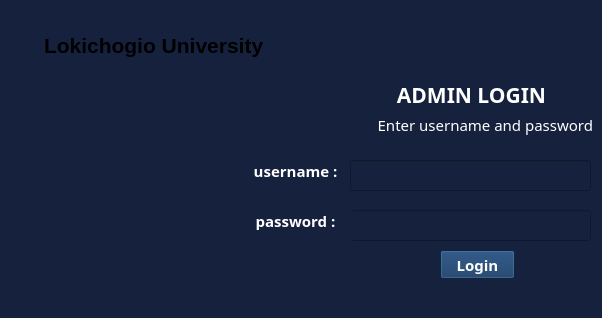
    <widget class="QWidget" name="tab">
     <property name="font">
      <font>
       <pointsize>14</pointsize>
      </font>
     </property>
     <property name="styleSheet">
      <string notr="true">background-color: rgb(22, 33, 62);</string>
     </property>
     <attribute name="title">
      <string>Login</string>
     </attribute>
     <widget class="QLabel" name="label_2">
      <property name="geometry">
       <rect>
        <x>350</x>
        <y>80</y>
        <width>243</width>
        <height>29</height>
       </rect>
      </property>
      <property name="font">
       <font>
        <family>Poppins</family>
        <pointsize>16</pointsize>
        <weight>75</weight>
        <bold>true</bold>
        <kerning>true</kerning>
       </font>
      </property>
      <property name="layoutDirection">
       <enum>Qt::LeftToRight</enum>
      </property>
      <property name="styleSheet">
       <string notr="true">color: rgb(255, 255, 255);</string>
      </property>
      <property name="text">
       <string>ADMIN LOGIN</string>
      </property>
      <property name="scaledContents">
       <bool>true</bool>
      </property>
      <property name="alignment">
       <set>Qt::AlignCenter</set>
      </property>
     </widget>
     <widget class="QLabel" name="label_3">
      <property name="geometry">
       <rect>
        <x>350</x>
        <y>110</y>
        <width>243</width>
        <height>29</height>
       </rect>
      </property>
      <property name="font">
       <font>
        <family>Poppins</family>
        <pointsize>11</pointsize>
        <weight>50</weight>
        <italic>false</italic>
        <bold>false</bold>
        <kerning>true</kerning>
       </font>
      </property>
      <property name="layoutDirection">
       <enum>Qt::LeftToRight</enum>
      </property>
      <property name="styleSheet">
       <string notr="true">color: rgb(255, 255, 255);</string>
      </property>
      <property name="text">
       <string>Enter username and password</string>
      </property>
      <property name="scaledContents">
       <bool>true</bool>
      </property>
      <property name="alignment">
       <set>Qt::AlignRight|Qt::AlignTrailing|Qt::AlignVCenter</set>
      </property>
     </widget>
     <widget class="QLabel" name="label_4">
      <property name="geometry">
       <rect>
        <x>240</x>
        <y>150</y>
        <width>111</width>
        <height>41</height>
       </rect>
      </property>
      <property name="font">
       <font>
        <family>Poppins</family>
        <pointsize>11</pointsize>
        <weight>75</weight>
        <italic>false</italic>
        <bold>true</bold>
        <kerning>true</kerning>
       </font>
      </property>
      <property name="layoutDirection">
       <enum>Qt::LeftToRight</enum>
      </property>
      <property name="styleSheet">
       <string notr="true">color: rgb(255, 255, 255);</string>
      </property>
      <property name="text">
       <string>username :</string>
      </property>
      <property name="scaledContents">
       <bool>true</bool>
      </property>
      <property name="alignment">
       <set>Qt::AlignCenter</set>
      </property>
     </widget>
     <widget class="QLineEdit" name="tb01">
      <property name="geometry">
       <rect>
        <x>350</x>
        <y>160</y>
        <width>241</width>
        <height>31</height>
       </rect>
      </property>
      <property name="font">
       <font>
        <family>Poppins Medium</family>
        <pointsize>11</pointsize>
       </font>
      </property>
      <property name="styleSheet">
       <string notr="true">color: rgb(255, 255, 255);</string>
      </property>
      <property name="text">
       <string/>
      </property>
     </widget>
     <widget class="QLineEdit" name="tb02">
      <property name="geometry">
       <rect>
        <x>350</x>
        <y>210</y>
        <width>241</width>
        <height>31</height>
       </rect>
      </property>
      <property name="font">
       <font>
        <pointsize>10</pointsize>
       </font>
      </property>
      <property name="styleSheet">
       <string notr="true">color: rgb(255, 255, 255);</string>
      </property>
      <property name="text">
       <string/>
      </property>
      <property name="echoMode">
       <enum>QLineEdit::Password</enum>
      </property>
     </widget>
     <widget class="QLabel" name="label_5">
      <property name="geometry">
       <rect>
        <x>240</x>
        <y>200</y>
        <width>111</width>
        <height>41</height>
       </rect>
      </property>
      <property name="font">
       <font>
        <family>Poppins</family>
        <pointsize>11</pointsize>
        <weight>75</weight>
        <italic>false</italic>
        <bold>true</bold>
        <kerning>true</kerning>
       </font>
      </property>
      <property name="layoutDirection">
       <enum>Qt::LeftToRight</enum>
      </property>
      <property name="styleSheet">
       <string notr="true">color: rgb(255, 255, 255);</string>
      </property>
      <property name="text">
       <string>password :</string>
      </property>
      <property name="scaledContents">
       <bool>true</bool>
      </property>
      <property name="alignment">
       <set>Qt::AlignCenter</set>
      </property>
     </widget>
     <widget class="QPushButton" name="b01">
      <property name="geometry">
       <rect>
        <x>440</x>
        <y>250</y>
        <width>75</width>
        <height>29</height>
       </rect>
      </property>
      <property name="font">
       <font>
        <family>Poppins</family>
        <pointsize>11</pointsize>
        <weight>75</weight>
        <bold>true</bold>
       </font>
      </property>
      <property name="styleSheet">
       <string notr="true">background-color: rgb(15, 52, 96);
color: rgb(255, 255, 255);</string>
      </property>
      <property name="text">
       <string>Login</string>
      </property>
     </widget>
     <widget class="QLabel" name="label_6">
      <property name="geometry">
       <rect>
        <x>50</x>
        <y>100</y>
        <width>131</width>
        <height>141</height>
       </rect>
      </property>
      <property name="text">
       <string/>
      </property>
      <property name="pixmap">
       <pixmap>../src/login.png</pixmap>
      </property>
      <property name="scaledContents">
       <bool>true</bool>
      </property>
     </widget>
     <widget class="QLabel" name="l01">
      <property name="geometry">
       <rect>
        <x>410</x>
        <y>280</y>
        <width>136</width>
        <height>29</height>
       </rect>
      </property>
      <property name="font">
       <font>
        <family>Poppins</family>
        <pointsize>11</pointsize>
        <weight>50</weight>
        <italic>false</italic>
        <bold>false</bold>
        <kerning>true</kerning>
       </font>
      </property>
      <property name="layoutDirection">
       <enum>Qt::LeftToRight</enum>
      </property>
      <property name="styleSheet">
       <string notr="true">color: rgb(255, 255, 255);</string>
      </property>
      <property name="text">
       <string/>
      </property>
      <property name="scaledContents">
       <bool>true</bool>
      </property>
      <property name="alignment">
       <set>Qt::AlignCenter</set>
      </property>
     </widget>
     <widget class="QLabel" name="label_68">
      <property name="geometry">
       <rect>
        <x>44</x>
        <y>30</y>
        <width>361</width>
        <height>31</height>
       </rect>
      </property>
      <property name="font">
       <font>
        <pointsize>16</pointsize>
        <weight>75</weight>
        <bold>true</bold>
       </font>
      </property>
      <property name="text">
       <string>Lokichogio University</string>
      </property>
     </widget>
    </widget>
